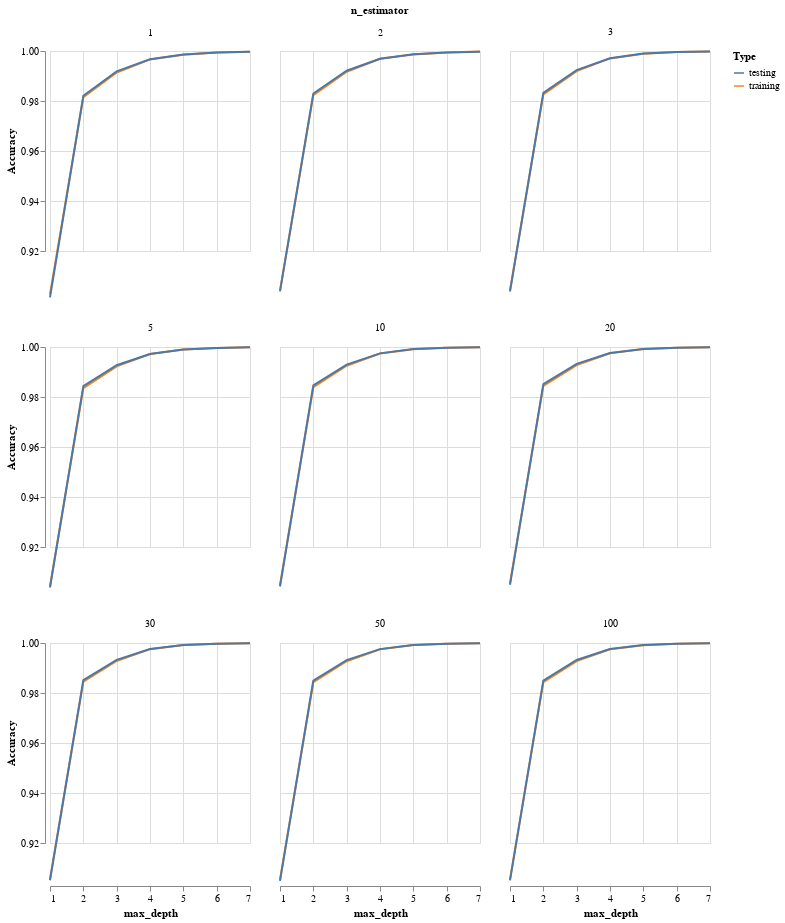

The notebook cell saved with this chart:
### Markdown cell above
## The second important hyperparameter in random forest is n_estimators. The n_estimator determines the number of trees to be evaluated. In the below figure, we notice that for a max_depth of 1 and 2, the n_estimator improves accuracy slightly. Howeever, we reach a plateau beyond a `max_depth` of 3. The number of trees has little influence on model accuracy. A higher max_depth pushes the model to better accuracy

### Code cell
n_est = [1,2,3,5,10,20,30,50,100]
max_depth = range(1,8)
X_train, X_test, y_train, y_test = test_train_compound(df, "tbbpa")
trees = []
train_acc = []
test_acc = []
depth = []
for j in max_depth:
    for i in n_est:
        trees.append(i)
        depth.append(j)
        rf = RandomForestRegressor(n_estimators = i, max_depth = j, random_state=0).fit(X_train, y_train)
        train_acc.append(rf.score(X_train, y_train))
        test_acc.append(rf.score(X_test, y_test))
        #print(j,i)
df_rf = pd.DataFrame({'training' : train_acc,
                      'testing' : test_acc,
                      'n_estimator' : trees,
                      'max_depth' : depth})
df_rf = df_rf.melt(id_vars = ['n_estimator', 'max_depth'], var_name = 'Type', value_name = 'Accuracy')
df_rf
alt.Chart(df_rf).mark_line().encode(
    alt.X('max_depth'),
    alt.Y('Accuracy', scale=alt.Scale(domain=[0.92, 1])),
    alt.Color('Type'),
    alt.Facet('n_estimator')
    ).properties(width = 200, height = 200, columns = 3)

### Figure 1 — Vega-Lite specification as saved in the notebook (floating-point values rounded to 4 significant figures)
{"$schema": "https://vega.github.io/schema/vega-lite/v3.4.0.json", "columns": 3, "config": {"mark": {"tooltip": null}, "view": {"height": 300, "width": 400}}, "data": {"name": "data-0d2c2a51fd797fc2f7469fb4d3cae7b1"}, "datasets": {"data-0d2c2a51fd797fc2f7469fb4d3cae7b1": [{"Accuracy": 0.9027, "Type": "training", "max_depth": 1, "n_estimator": 1}, {"Accuracy": 0.9041, "Type": "training", "max_depth": 1, "n_estimator": 2}, {"Accuracy": 0.9043, "Type": "training", "max_depth": 1, "n_estimator": 3}, {"Accuracy": 0.9043, "Type": "training", "max_depth": 1, "n_estimator": 5}, {"Accuracy": 0.9048, "Type": "training", "max_depth": 1, "n_estimator": 10}, {"Accuracy": 0.9054, "Type": "training", "max_depth": 1, "n_estimator": 20}, {"Accuracy": 0.9056, "Type": "training", "max_depth": 1, "n_estimator": 30}, {"Accuracy": 0.9053, "Type": "training", "max_depth": 1, "n_estimator": 50}, {"Accuracy": 0.9055, "Type": "training", "max_depth": 1, "n_estimator": 100}, {"Accuracy": 0.9815, "Type": "training", "max_depth": 2, "n_estimator": 1}, {"Accuracy": 0.9824, "Type": "training", "max_depth": 2, "n_estimator": 2}, {"Accuracy": 0.9827, "Type": "training", "max_depth": 2, "n_estimator": 3}, {"Accuracy": 0.9836, "Type": "training", "max_depth": 2, "n_estimator": 5}, {"Accuracy": 0.9839, "Type": "training", "max_depth": 2, "n_estimator": 10}, {"Accuracy": 0.9844, "Type": "training", "max_depth": 2, "n_estimator": 20}, {"Accuracy": 0.9845, "Type": "training", "max_depth": 2, "n_estimator": 30}, {"Accuracy": 0.9843, "Type": "training", "max_depth": 2, "n_estimator": 50}, {"Accuracy": 0.9843, "Type": "training", "max_depth": 2, "n_estimator": 100}, {"Accuracy": 0.9914, "Type": "training", "max_depth": 3, "n_estimator": 1}, {"Accuracy": 0.9917, "Type": "training", "max_depth": 3, "n_estimator": 2}, {"Accuracy": 0.9919, "Type": "training", "max_depth": 3, "n_estimator": 3}, {"Accuracy": 0.9922, "Type": "training", "max_depth": 3, "n_estimator": 5}, {"Accuracy": 0.9925, "Type": "training", "max_depth": 3, "n_estimator": 10}, {"Accuracy": 0.9928, "Type": "training", "max_depth": 3, "n_estimator": 20}, {"Accuracy": 0.9928, "Type": "training", "max_depth": 3, "n_estimator": 30}, {"Accuracy": 0.9927, "Type": "training", "max_depth": 3, "n_estimator": 50}, {"Accuracy": 0.9928, "Type": "training", "max_depth": 3, "n_estimator": 100}, {"Accuracy": 0.9966, "Type": "training", "max_depth": 4, "n_estimator": 1}, {"Accuracy": 0.9969, "Type": "training", "max_depth": 4, "n_estimator": 2}, {"Accuracy": 0.997, "Type": "training", "max_depth": 4, "n_estimator": 3}, {"Accuracy": 0.9972, "Type": "training", "max_depth": 4, "n_estimator": 5}, {"Accuracy": 0.9974, "Type": "training", "max_depth": 4, "n_estimator": 10}, {"Accuracy": 0.9975, "Type": "training", "max_depth": 4, "n_estimator": 20}, {"Accuracy": 0.9975, "Type": "training", "max_depth": 4, "n_estimator": 30}, {"Accuracy": 0.9975, "Type": "training", "max_depth": 4, "n_estimator": 50}, {"Accuracy": 0.9975, "Type": "training", "max_depth": 4, "n_estimator": 100}, {"Accuracy": 0.9985, "Type": "training", "max_depth": 5, "n_estimator": 1}, {"Accuracy": 0.9986, "Type": "training", "max_depth": 5, "n_estimator": 2}, {"Accuracy": 0.9989, "Type": "training", "max_depth": 5, "n_estimator": 3}, {"Accuracy": 0.999, "Type": "training", "max_depth": 5, "n_estimator": 5}, {"Accuracy": 0.9991, "Type": "training", "max_depth": 5, "n_estimator": 10}, {"Accuracy": 0.9992, "Type": "training", "max_depth": 5, "n_estimator": 20}, {"Accuracy": 0.9992, "Type": "training", "max_depth": 5, "n_estimator": 30}, {"Accuracy": 0.9992, "Type": "training", "max_depth": 5, "n_estimator": 50}, {"Accuracy": 0.9991, "Type": "training", "max_depth": 5, "n_estimator": 100}, {"Accuracy": 0.9994, "Type": "training", "max_depth": 6, "n_estimator": 1}, {"Accuracy": 0.9994, "Type": "training", "max_depth": 6, "n_estimator": 2}, {"Accuracy": 0.9996, "Type": "training", "max_depth": 6, "n_estimator": 3}, {"Accuracy": 0.9996, "Type": "training", "max_depth": 6, "n_estimator": 5}, {"Accuracy": 0.9997, "Type": "training", "max_depth": 6, "n_estimator": 10}, {"Accuracy": 0.9997, "Type": "training", "max_depth": 6, "n_estimator": 20}, {"Accuracy": 0.9997, "Type": "training", "max_depth": 6, "n_estimator": 30}, {"Accuracy": 0.9997, "Type": "training", "max_depth": 6, "n_estimator": 50}, {"Accuracy": 0.9997, "Type": "training", "max_depth": 6, "n_estimator": 100}, {"Accuracy": 0.9997, "Type": "training", "max_depth": 7, "n_estimator": 1}, {"Accuracy": 0.9998, "Type": "training", "max_depth": 7, "n_estimator": 2}, {"Accuracy": 0.9998, "Type": "training", "max_depth": 7, "n_estimator": 3}, {"Accuracy": 0.9999, "Type": "training", "max_depth": 7, "n_estimator": 5}, {"Accuracy": 0.9999, "Type": "training", "max_depth": 7, "n_estimator": 10}, {"Accuracy": 0.9999, "Type": "training", "max_depth": 7, "n_estimator": 20}, {"Accuracy": 0.9999, "Type": "training", "max_depth": 7, "n_estimator": 30}, {"Accuracy": 0.9999, "Type": "training", "max_depth": 7, "n_estimator": 50}, {"Accuracy": 0.9999, "Type": "training", "max_depth": 7, "n_estimator": 100}, {"Accuracy": 0.9015, "Type": "testing", "max_depth": 1, "n_estimator": 1}, {"Accuracy": 0.9038, "Type": "testing", "max_depth": 1, "n_estimator": 2}, {"Accuracy": 0.9038, "Type": "testing", "max_depth": 1, "n_estimator": 3}, {"Accuracy": 0.9038, "Type": "testing", "max_depth": 1, "n_estimator": 5}, {"Accuracy": 0.9042, "Type": "testing", "max_depth": 1, "n_estimator": 10}, {"Accuracy": 0.9049, "Type": "testing", "max_depth": 1, "n_estimator": 20}, {"Accuracy": 0.9051, "Type": "testing", "max_depth": 1, "n_estimator": 30}, {"Accuracy": 0.9049, "Type": "testing", "max_depth": 1, "n_estimator": 50}, {"Accuracy": 0.9051, "Type": "testing", "max_depth": 1, "n_estimator": 100}, {"Accuracy": 0.9821, "Type": "testing", "max_depth": 2, "n_estimator": 1}, {"Accuracy": 0.983, "Type": "testing", "max_depth": 2, "n_estimator": 2}, {"Accuracy": 0.9832, "Type": "testing", "max_depth": 2, "n_estimator": 3}, {"Accuracy": 0.9843, "Type": "testing", "max_depth": 2, "n_estimator": 5}, {"Accuracy": 0.9846, "Type": "testing", "max_depth": 2, "n_estimator": 10}, {"Accuracy": 0.9852, "Type": "testing", "max_depth": 2, "n_estimator": 20}, {"Accuracy": 0.9851, "Type": "testing", "max_depth": 2, "n_estimator": 30}, {"Accuracy": 0.9849, "Type": "testing", "max_depth": 2, "n_estimator": 50}, {"Accuracy": 0.985, "Type": "testing", "max_depth": 2, "n_estimator": 100}, {"Accuracy": 0.9918, "Type": "testing", "max_depth": 3, "n_estimator": 1}, {"Accuracy": 0.9921, "Type": "testing", "max_depth": 3, "n_estimator": 2}, {"Accuracy": 0.9923, "Type": "testing", "max_depth": 3, "n_estimator": 3}, {"Accuracy": 0.9927, "Type": "testing", "max_depth": 3, "n_estimator": 5}, {"Accuracy": 0.993, "Type": "testing", "max_depth": 3, "n_estimator": 10}, {"Accuracy": 0.9933, "Type": "testing", "max_depth": 3, "n_estimator": 20}, {"Accuracy": 0.9932, "Type": "testing", "max_depth": 3, "n_estimator": 30}, {"Accuracy": 0.9932, "Type": "testing", "max_depth": 3, "n_estimator": 50}, {"Accuracy": 0.9932, "Type": "testing", "max_depth": 3, "n_estimator": 100}, {"Accuracy": 0.9967, "Type": "testing", "max_depth": 4, "n_estimator": 1}, {"Accuracy": 0.9969, "Type": "testing", "max_depth": 4, "n_estimator": 2}, {"Accuracy": 0.9971, "Type": "testing", "max_depth": 4, "n_estimator": 3}, {"Accuracy": 0.9972, "Type": "testing", "max_depth": 4, "n_estimator": 5}, {"Accuracy": 0.9974, "Type": "testing", "max_depth": 4, "n_estimator": 10}, {"Accuracy": 0.9976, "Type": "testing", "max_depth": 4, "n_estimator": 20}, {"Accuracy": 0.9976, "Type": "testing", "max_depth": 4, "n_estimator": 30}, {"Accuracy": 0.9976, "Type": "testing", "max_depth": 4, "n_estimator": 50}, {"Accuracy": 0.9976, "Type": "testing", "max_depth": 4, "n_estimator": 100}, {"Accuracy": 0.9986, "Type": "testing", "max_depth": 5, "n_estimator": 1}, {"Accuracy": 0.9987, "Type": "testing", "max_depth": 5, "n_estimator": 2}, {"Accuracy": 0.999, "Type": "testing", "max_depth": 5, "n_estimator": 3}, {"Accuracy": 0.999, "Type": "testing", "max_depth": 5, "n_estimator": 5}, {"Accuracy": 0.9992, "Type": "testing", "max_depth": 5, "n_estimator": 10}, {"Accuracy": 0.9992, "Type": "testing", "max_depth": 5, "n_estimator": 20}, {"Accuracy": 0.9992, "Type": "testing", "max_depth": 5, "n_estimator": 30}, {"Accuracy": 0.9992, "Type": "testing", "max_depth": 5, "n_estimator": 50}, {"Accuracy": 0.9992, "Type": "testing", "max_depth": 5, "n_estimator": 100}, {"Accuracy": 0.9994, "Type": "testing", "max_depth": 6, "n_estimator": 1}, {"Accuracy": 0.9994, "Type": "testing", "max_depth": 6, "n_estimator": 2}, {"Accuracy": 0.9996, "Type": "testing", "max_depth": 6, "n_estimator": 3}, {"Accuracy": 0.9996, "Type": "testing", "max_depth": 6, "n_estimator": 5}, {"Accuracy": 0.9997, "Type": "testing", "max_depth": 6, "n_estimator": 10}, {"Accuracy": 0.9997, "Type": "testing", "max_depth": 6, "n_estimator": 20}, {"Accuracy": 0.9997, "Type": "testing", "max_depth": 6, "n_estimator": 30}, {"Accuracy": 0.9997, "Type": "testing", "max_depth": 6, "n_estimator": 50}, {"Accuracy": 0.9997, "Type": "testing", "max_depth": 6, "n_estimator": 100}, {"Accuracy": 0.9997, "Type": "testing", "max_depth": 7, "n_estimator": 1}, {"Accuracy": 0.9997, "Type": "testing", "max_depth": 7, "n_estimator": 2}, {"Accuracy": 0.9998, "Type": "testing", "max_depth": 7, "n_estimator": 3}, {"Accuracy": 0.9999, "Type": "testing", "max_depth": 7, "n_estimator": 5}, {"Accuracy": 0.9999, "Type": "testing", "max_depth": 7, "n_estimator": 10}, {"Accuracy": 0.9999, "Type": "testing", "max_depth": 7, "n_estimator": 20}, {"Accuracy": 0.9999, "Type": "testing", "max_depth": 7, "n_estimator": 30}, {"Accuracy": 0.9999, "Type": "testing", "max_depth": 7, "n_estimator": 50}, {"Accuracy": 0.9999, "Type": "testing", "max_depth": 7, "n_estimator": 100}]}, "encoding": {"color": {"field": "Type", "type": "nominal"}, "facet": {"field": "n_estimator", "type": "quantitative"}, "x": {"field": "max_depth", "type": "quantitative"}, "y": {"field": "Accuracy", "scale": {"domain": [0.92, 1]}, "type": "quantitative"}}, "height": 200, "mark": "line", "width": 200}
